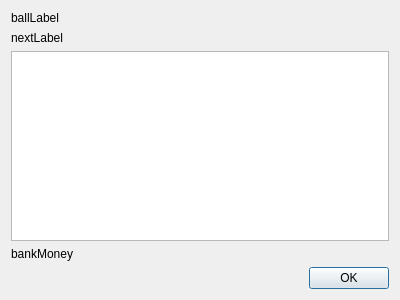
<?xml version="1.0" encoding="UTF-8"?>
<ui version="4.0">
 <class>RollDialog</class>
 <widget class="QDialog" name="RollDialog">
  <property name="geometry">
   <rect>
    <x>0</x>
    <y>0</y>
    <width>400</width>
    <height>300</height>
   </rect>
  </property>
  <property name="windowTitle">
   <string>Roulette Roll</string>
  </property>
  <layout class="QVBoxLayout" name="verticalLayout">
   <item>
    <widget class="QLabel" name="ballLabel">
     <property name="text">
      <string>ballLabel</string>
     </property>
    </widget>
   </item>
   <item>
    <widget class="QLabel" name="nextLabel">
     <property name="text">
      <string>nextLabel</string>
     </property>
    </widget>
   </item>
   <item>
    <widget class="QListWidget" name="betOutput">
     <property name="spacing">
      <number>1</number>
     </property>
    </widget>
   </item>
   <item>
    <widget class="QLabel" name="bankMoney">
     <property name="layoutDirection">
      <enum>Qt::LeftToRight</enum>
     </property>
     <property name="text">
      <string>bankMoney</string>
     </property>
    </widget>
   </item>
   <item>
    <widget class="QDialogButtonBox" name="buttonBox">
     <property name="orientation">
      <enum>Qt::Horizontal</enum>
     </property>
     <property name="standardButtons">
      <set>QDialogButtonBox::Ok</set>
     </property>
    </widget>
   </item>
  </layout>
 </widget>
 <resources/>
 <connections>
  <connection>
   <sender>buttonBox</sender>
   <signal>accepted()</signal>
   <receiver>RollDialog</receiver>
   <slot>accept()</slot>
   <hints>
    <hint type="sourcelabel">
     <x>248</x>
     <y>254</y>
    </hint>
    <hint type="destinationlabel">
     <x>157</x>
     <y>274</y>
    </hint>
   </hints>
  </connection>
  <connection>
   <sender>buttonBox</sender>
   <signal>rejected()</signal>
   <receiver>RollDialog</receiver>
   <slot>reject()</slot>
   <hints>
    <hint type="sourcelabel">
     <x>316</x>
     <y>260</y>
    </hint>
    <hint type="destinationlabel">
     <x>286</x>
     <y>274</y>
    </hint>
   </hints>
  </connection>
 </connections>
</ui>
